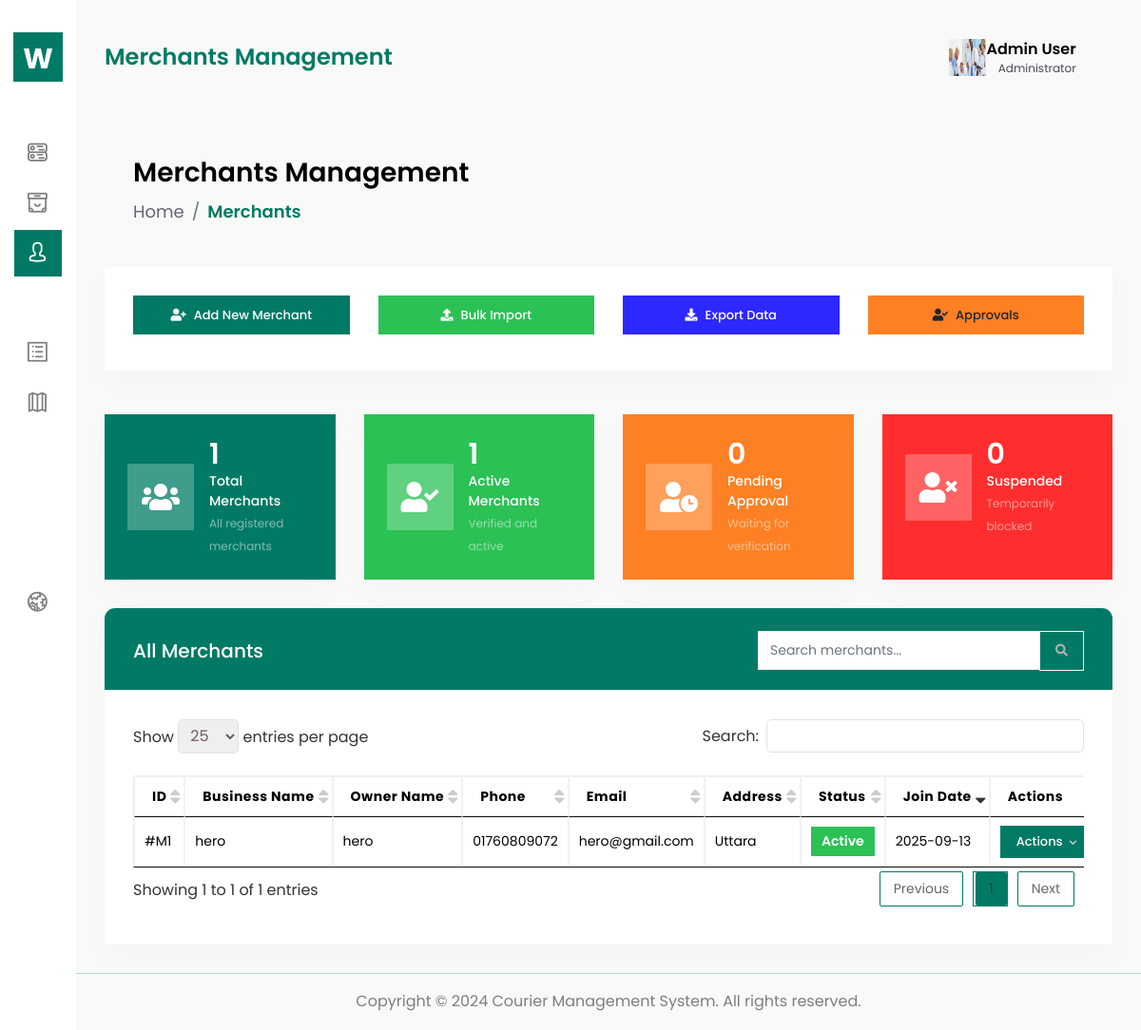
Page /user/merchants/ on the committed database.
### accounts/models.py (models this page shows, shortened)
class Merchant(models.Model):
    STATUS_CHOICES=(
        ("pending","Pending Approval"),
        ("approved","Approved"),
        ("rejected","Rejected"),
    )
    merchant_id = models.BigAutoField(primary_key=True)
    merchant_name = models.CharField(max_length=100)
    merchant_email = models.EmailField(unique=True)
    merchant_phone = models.CharField(max_length=20)
    merchant_business_name = models.CharField(max_length=150)
    merchant_business_number = models.CharField(max_length=50)
    merchant_business_url = models.URLField(blank=True, null=True)
    merchant_pickup_address = models.TextField()
    merchant_username = models.CharField(max_length=50, unique=True)
    merchant_password = models.CharField(max_length=255)
    merchant_category = models.CharField(max_length=100)
    merchant_business_description=models.TextField(blank=True)
    status=models.CharField(max_length=20, choices=STATUS_CHOICES, default="pending")
    created_at = models.DateTimeField(auto_now_add=True)
    updated_at = models.DateTimeField(auto_now=True)

### accounts/views.py (the view)
# urls.py: path('merchants/', views.merchant, name='merchant'),
def merchant(request):
    merchants= Merchant.objects.all().order_by("-created_at")
    total_merchants=Merchant.objects.count()
    active_merchants=Merchant.objects.filter(status="approved").count()
    pending_merchants=Merchant.objects.filter(status="pending").count()
    suspend_merchants=Merchant.objects.filter(status="rejected").count()
    context={
        "merchants":merchants,
        "total_merchants":total_merchants,
        "active_merchants":active_merchants,
        "pending_merchants":pending_merchants,
        "suspend_merchants":suspend_merchants,
          }
    return render(request, 'accounts/merchant.html', context)

### accounts/templates/accounts/merchant.html (shortened to what this page needs)
{%extends 'base.html'%}
 {% block content%}
        <div class="content-body">
            <div class="container-fluid">
                <div class="row page-titles mx-0">
                    <div class="col-sm-6 p-md-0">
                        <div class="welcome-text">
                            <h4>Merchants Management</h4>
                        </div>
                    </div>
                    <div class="col-sm-6 p-md-0 justify-content-sm-end mt-2 mt-sm-0 d-flex">
                        <ol class="breadcrumb">
                            <li class="breadcrumb-item"><a href="{% url 'dashboard' %}">Home</a></li>
                            <li class="breadcrumb-item active"><a href="{% url 'merchant' %}">Merchants</a></li>
                        </ol>
                    </div>
                </div>
                <div class="row mb-3">
                    <div class="col-12">
                        <div class="card">
                            <div class="card-body">
                                <div class="row">
                                    <div class="col-md-3 mb-2">
                                        <a href="{% url 'addmerchant' %}" class="btn btn-primary btn-block">
                                            <i class="fas fa-user-plus mr-2"></i>Add New Merchant
                                        </a>
                                    </div>
                                    <div class="col-md-3 mb-2">
                                        <a href="bulk-import-merchants.html" class="btn btn-success btn-block">
                                            <i class="fas fa-upload mr-2"></i>Bulk Import
                                        </a>
                                    </div>
                                    <div class="col-md-3 mb-2">
                                        <a href="{% url 'export_page'%}" class="btn btn-info btn-block">
                                            <i class="fas fa-download mr-2"></i>Export Data
                                        </a>
                                    </div>
                                    <div class="col-md-3 mb-2">
                                        <a href="merchant-approvals.html" class="btn btn-warning btn-block">
                                            <i class="fas fa-user-check mr-2"></i>Approvals
                                        </a>
                                    </div>
                                </div>
                            </div>
                        </div>
                    </div>
                </div>
                <div class="row">
                    <div class="col-xl-3 col-lg-6 col-sm-6">
                        <div class="widget-stat card bg-primary">
                            <div class="card-body p-4">
                                <div class="media ai-icon">
                                    <span class="mr-3 ai-icon">
                                        <i class="fas fa-users text-white"></i>
                                    </span>
                                    <div class="media-body">
                                        <h3 class="mb-0 text-white">{{total_merchants}}</h3>
                                        <p class="mb-0 text-white">Total Merchants</p>
                                        <small class="text-white-50">All registered merchants</small>
                                    </div>
                                </div>
                            </div>
                        </div>
                    </div>
                    <div class="col-xl-3 col-lg-6 col-sm-6">
                        <div class="widget-stat card bg-success">
                            <div class="card-body p-4">
                                <div class="media ai-icon">
                                    <span class="mr-3 ai-icon">
                                        <i class="fas fa-user-check text-white"></i>
                                    </span>
                                    <div class="media-body">
                                        <h3 class="mb-0 text-white">{{active_merchants}}</h3>
                                        <p class="mb-0 text-white">Active Merchants</p>
                                        <small class="text-white-50">Verified and active</small>
                                    </div>
                                </div>
                            </div>
                        </div>
                    </div>
                    <div class="col-xl-3 col-lg-6 col-sm-6">
                        <div class="widget-stat card bg-warning">
                            <div class="card-body p-4">
                                <div class="media ai-icon">
                                    <span class="mr-3 ai-icon">
                                        <i class="fas fa-user-clock text-white"></i>
                                    </span>
                                    <div class="media-body">
                                        <h3 class="mb-0 text-white">{{pending_merchants}}</h3>
                                        <p class="mb-0 text-white">Pending Approval</p>
                                        <small class="text-white-50">Waiting for verification</small>
                                    </div>
                                </div>
                            </div>
                        </div>
                    </div>
                    <div class="col-xl-3 col-lg-6 col-sm-6">
                        <div class="widget-stat card bg-danger">
                            <div class="card-body p-4">
                                <div class="media ai-icon">
                                    <span class="mr-3 ai-icon">
                                        <i class="fas fa-user-times text-white"></i>
                                    </span>
                                    <div class="media-body">
                                        <h3 class="mb-0 text-white">{{suspend_merchants}}</h3>
                                        <p class="mb-0 text-white">Suspended</p>
                                        <small class="text-white-50">Temporarily blocked</small>
                                    </div>
                                </div>
                            </div>
                        </div>
                    </div>
                </div>
                <div class="row">
                    <div class="col-12">
                        <div class="card">
                            <div class="card-header bg-primary">
                                <h4 class="card-title text-white mb-0">All Merchants</h4>
                                <div class="card-tools">
                                    <div class="input-group">
                                        <input type="text" class="form-control" placeholder="Search merchants..." id="searchInput">
                                        <div class="input-group-append">
                                            <button class="btn btn-outline-light" type="button">
                                                <i class="fas fa-search"></i>
                                            </button>
                                        </div>
                                    </div>
                                </div>
                            </div>
                            <div class="card-body">
    <div class="table-responsive">
        <table id="merchantsTable" class="table table-striped table-bordered">
            <thead>
                <tr>
                    <th>ID</th>
                    <th>Business Name</th>
                    <th>Owner Name</th>
                    <th>Phone</th>
                    <th>Email</th>
                    <th>Address</th>
                    <th>Status</th>
                    <th>Join Date</th>
                    <th>Actions</th>
                </tr>
            </thead>
            <tbody>
                {% for merchant in merchants %}
                <tr>
                    <td>#M{{ merchant.merchant_id }}</td>
                    <td>{{ merchant.merchant_business_name }}</td>
                    <td>{{ merchant.merchant_name }}</td>
                    <td>{{ merchant.merchant_phone }}</td>
                    <td>{{ merchant.merchant_email }}</td>
                    <td>{{ merchant.merchant_pickup_address }}</td>
                    <td>
                        {% if merchant.status == "approved" %}
                            <span class="badge badge-success">Active</span>
                        {% elif merchant.status == "pending" %}
                            <span class="badge badge-warning">Pending</span>
                        {% elif merchant.status == "rejected" %}
                            <span class="badge badge-danger">Suspended</span>
                        {% endif %}
                    </td>
                    <td>{{ merchant.created_at|date:"Y-m-d" }}</td>
                    <td>
                        <div class="dropdown">
                            <button class="btn btn-primary btn-sm dropdown-toggle" type="button" data-toggle="dropdown">
                                Actions
                            </button>
                        </div>
                    </td>
                </tr>
                {% empty %}
                <tr>
                    <td colspan="9" class="text-center">No merchants found.</td>
                </tr>
                {% endfor %}
            </tbody>
        </table>
    </div>
</div>
                        </div>
                    </div>
                </div>
            </div>
        </div>
        {%endblock%}

### static/assets/css/custom-primary.css (style rules this page uses)
:root { --primary-color: #007A64; --primary-dark: #005a4a; --primary-light: #00A885; --primary-lighter: #e8f8f5; --primary-border: #a8ddd0; --accent-yellow: #FFD700; --accent-yellow-light: #FFF176; --accent-yellow-dark: #FFC107; --warning-yellow: #FF9800; --gradient-primary: linear-gradient(135deg, var(--primary-color) 0%, var(--primary-light) 100%); --gradient-accent: linear-gradient(135deg, var(--accent-yellow) 0%, var(--accent-yellow-dark) 100%); --gradient-combined: linear-gradient(135deg, var(--primary-color) 0%, var(--accent-yellow) 100%); }
.btn-primary { background-color: var(--primary-color) !important; border-color: var(--primary-color) !important; }
.bg-primary { background-color: var(--primary-color) !important; }
a { color: var(--primary-color); }
.card .btn-primary { background-color: var(--primary-color) !important; border-color: var(--primary-color) !important; }
.breadcrumb-item.active { color: var(--primary-color) !important; }

### rows in the picture
Merchant: merchant_id "1", merchant_business_name "hero", merchant_name "hero", merchant_phone "01760809072", merchant_email "hero@gmail.com", merchant_pickup_address "Uttara", status "Active", created_at "2025-09-13"

### other values in the picture
{{ total_merchants }} "1"
{{ active_merchants }} "1"
{{ pending_merchants }} "0"
{{ suspend_merchants }} "0"
